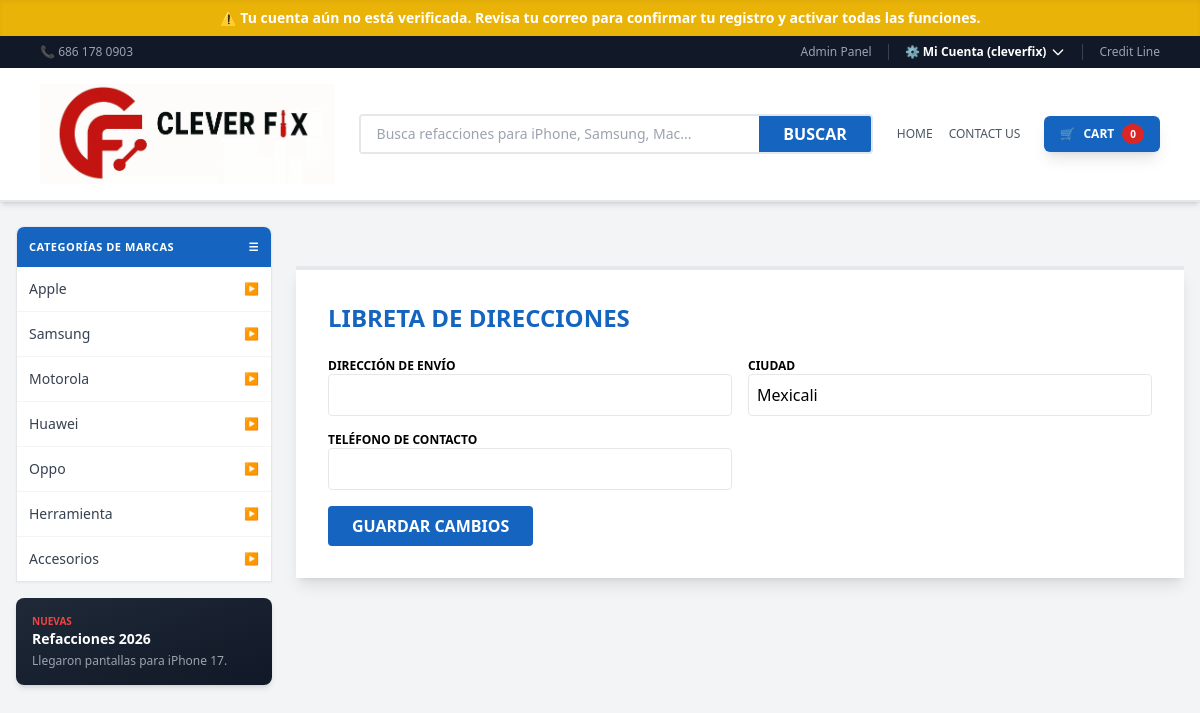
/account/address-book/ (signed in), run on the app's committed database.
### store/models.py (models this page shows, shortened)
class SiteSettings(models.Model):
    logo = models.ImageField(upload_to='logo/', verbose_name="Logo CleverFix")
    phone = models.CharField(max_length=20, default='686 178 0903', verbose_name="Teléfono")
    site_name = models.CharField(max_length=50, default='CleverFix')
    class Meta:
        verbose_name = "0. Configuración"
        verbose_name_plural = "0. Configuración"

class Category(models.Model):
    name = models.CharField(max_length=100, verbose_name="Marca Principal")
    slug = models.SlugField(unique=True)
    class Meta:
        verbose_name = "Categoría (Marca)"
        verbose_name_plural = "1. Categorías (Marcas)"

class CustomerProfile(models.Model):
    user = models.OneToOneField(User, on_delete=models.CASCADE, related_name='profile')
    first_name = models.CharField(max_length=100, verbose_name="Nombre(s)")
    last_name = models.CharField(max_length=100, verbose_name="Apellidos")
    address_1 = models.CharField(max_length=255, verbose_name="Dirección 1")
    address_2 = models.CharField(max_length=255, blank=True, verbose_name="Dirección 2 (Opcional)")
    city = models.CharField(max_length=100, default="Mexicali", verbose_name="Ciudad")
    state = models.CharField(max_length=100, default="Baja California", verbose_name="Estado")
    zip_code = models.CharField(max_length=10, verbose_name="Código Postal")
    telephone = models.CharField(max_length=15, verbose_name="Teléfono")
    is_verified = models.BooleanField(default=False, verbose_name="¿Verificado?")
    auth_token = models.CharField(max_length=100, blank=True, verbose_name="Token de Autenticación")
    class Meta:
        verbose_name = "Perfil de Cliente"
        verbose_name_plural = "Perfiles de Clientes"

### store/views.py (the view, shortened to what this page needs)
# urls.py: path('account/address-book/', views.address_book, name='address_book'),
@login_required
def address_book(request):
    profile, created = CustomerProfile.objects.get_or_create(user=request.user)
    return render(request, 'registration/address_book.html', {'profile': profile})

### store/context_processors.py (called while the page is built)
def global_context(request):
    try:
        settings = SiteSettings.objects.first()
    except:
        settings = None
    nav_categories = Category.objects.all().prefetch_related('types__models')
    cart = request.session.get('cart', {})
    total_items = sum(cart.values()) if cart else 0
    return {
        'site_settings': settings,
        'nav_brands': nav_categories,
        'cart_count': total_items,           # Usado en el header principal
        'global_cart_count': total_items,    # Alias para compatibilidad con otros fragmentos
    }

def cart_contents(request):
    cart = request.session.get('cart', {})
    total_items = sum(cart.values()) if cart else 0
    return {
        'global_cart_count': total_items
    }

### templates/registration/address_book.html (shortened to what this page needs)
{% extends 'base.html' %}
{% block content %}
<div class="max-w-4xl mx-auto mt-10 p-8 bg-white shadow-lg border-t-4 border-brand">
    <h2 class="text-2xl font-black text-brand mb-6">LIBRETA DE DIRECCIONES</h2>
    <form method="post" class="space-y-4">
        <div class="grid grid-cols-1 md:grid-cols-2 gap-4">
            <div>
                <label class="block text-xs font-bold uppercase">Dirección de Envío</label>
                <input type="text" name="address_1" value="{{ profile.address_1 }}" class="w-full border p-2 rounded">
            </div>
            <div>
                <label class="block text-xs font-bold uppercase">Ciudad</label>
                <input type="text" name="city" value="{{ profile.city }}" class="w-full border p-2 rounded">
            </div>
            <div>
                <label class="block text-xs font-bold uppercase">Teléfono de Contacto</label>
                <input type="text" name="telephone" value="{{ profile.telephone }}" class="w-full border p-2 rounded">
            </div>
        </div>
        <button type="submit" class="bg-brand text-white px-6 py-2 rounded font-bold mt-4">
            GUARDAR CAMBIOS
        </button>
    </form>
</div>
{% endblock %}

### templates/base.html (shortened to what this page needs)
<!DOCTYPE html>
<html lang="es">
<head>
    <script src="https://cdn.tailwindcss.com"></script>
</head>
<body class="bg-gray-100 font-sans">
    {% if user.is_authenticated and not user.profile.is_verified %}
    <div class="bg-yellow-500 text-white text-center py-2 px-4 text-sm font-bold shadow-inner">
        ⚠️ Tu cuenta aún no está verificada. Revisa tu correo para confirmar tu registro y activar todas las funciones.
    </div>
    {% endif %}
    <div class="bg-gray-900 text-gray-400 text-xs py-2 px-10 flex justify-between items-center">
        <span>📞 {{ site_settings.phone|default:"686 178 0903" }}</span>
        <div class="space-x-4 flex items-center">
            <a href="/admin" class="hover:text-white border-r border-gray-700 pr-4">Admin Panel</a>
            {% if user.is_authenticated %}
                <div class="group relative inline-block">
                    <button class="flex items-center space-x-1 text-white hover:text-blue-300 font-bold outline-none transition-colors">
                        <span>⚙️ Mi Cuenta ({{ user.username }})</span>
                        <svg class="w-4 h-4 transition-transform group-hover:rotate-180" fill="none" stroke="currentColor" viewBox="0 0 24 24">
                            <path stroke-linecap="round" stroke-linejoin="round" stroke-width="2" d="M19 9l-7 7-7-7"></path>
                        </svg>
                    </button>
                </div>
            {% else %}
                <a href="{% url 'login' %}" class="hover:text-white">Login</a>
                <a href="{% url 'register' %}" class="hover:text-white">Register</a>
            {% endif %}
            <a href="#" class="hover:text-white border-l border-gray-700 pl-4">Credit Line</a>
        </div>
    </div>
    <header id="main-header" class="bg-white border-b-2 border-brand py-4 px-10 flex items-center gap-6 shadow-md sticky top-0 z-50">
        <a href="/" class="shrink-0" id="logo-container">
            {% if site_settings.logo %}
                <img src="{{ site_settings.logo.url }}" alt="CleverFix" id="main-logo"
                     class="object-contain"
                     style="max-height: 100px; width: auto;">
            {% else %}
                <span class="text-2xl font-black text-brand tracking-tighter">CLEVER<span class="text-red-600">FIX</span></span>
            {% endif %}
        </a>
        <form action="{% url 'home' %}" method="GET" class="flex-1 flex border-2 border-brand rounded overflow-hidden focus-within:ring-2 ring-blue-200 transition-all">
            <input type="text" name="q" placeholder="Busca refacciones para iPhone, Samsung, Mac..." class="w-full px-4 py-2 outline-none text-sm" value="{{ request.GET.q|default:'' }}">
            <button type="submit" class="bg-brand hover:bg-brand-dark text-white px-6 font-bold transition-colors">
                BUSCAR
            </button>
        </form>
        <nav class="flex gap-6 items-center font-medium text-xs">
            <div class="hidden md:flex gap-4 text-gray-600">
                <a href="{% url 'home' %}" class="hover:text-brand">HOME</a>
                <a href="#" class="hover:text-brand">CONTACT US</a>
            </div>
            <a href="{% url 'cart' %}" class="bg-brand hover:bg-brand-dark text-white px-4 py-2 rounded-md flex items-center shadow-lg transition-all active:scale-95">
                <span class="mr-2">🛒</span>
                <span class="font-bold">CART</span>
                <span class="ml-2 bg-red-600 text-white text-[10px] font-bold px-2 py-0.5 rounded-full">{{ cart_count|default:"0" }}</span>
            </a>
        </nav>
    </header>
    <div class="flex max-w-7xl mx-auto mt-6 gap-6 px-4 pb-20">
        <aside class="w-64 shrink-0 relative">
            <div class="bg-white rounded-t-lg shadow-sm border border-gray-200 overflow-hidden">
                <div class="bg-brand text-white p-3 font-bold uppercase text-[11px] tracking-wider flex items-center justify-between">
                    Categorías de Marcas
                    <span>☰</span>
                </div>
                <div class="flex flex-col">
                    {% for cat in nav_brands %}
                    <div class="group border-b last:border-0 border-gray-100">
                        <a href="{% url 'category_filter' cat.slug %}"
                           class="w-full text-left p-3 hover:bg-blue-50 flex justify-between items-center text-sm font-medium text-gray-700 hover:text-brand transition-colors">
                            {{ cat.name }}
                            <span class="text-gray-300 text-xs">▶</span>
                        </a>
                    </div>
                    {% empty %}
                    <p class="p-4 text-xs text-gray-400 text-center">No hay categorías cargadas.</p>
                    {% endfor %}
                </div>
            </div>
            <div class="mt-4 bg-gradient-to-br from-gray-800 to-gray-900 rounded-lg p-4 text-white shadow-md">
                <p class="text-[10px] text-red-500 font-bold uppercase">Nuevas</p>
                <h4 class="font-bold text-sm">Refacciones 2026</h4>
                <p class="text-xs text-gray-400 mt-1">Llegaron pantallas para iPhone 17.</p>
            </div>
        </aside>
        <main class="flex-1">
            {% block content %}{% endblock %}
        </main>
    </div>
</body>
</html>

### templates/base.html (style rules this page uses)
.bg-brand { background-color: #1565c0; }
.text-brand { color: #1565c0; }
#main-header, #main-logo { transition: all 0.3s ease-in-out; }

### data on the page
SiteSettings: phone "686 178 0903", logo (picture)
Category: name "Apple"
Category: name "Samsung"
Category: name "Motorola"
Category: name "Huawei"
Category: name "Oppo"
Category: name "Herramienta"
Category: name "Accesorios"
CustomerProfile: city "Mexicali"

### other printed values
{{ user.username }} "cleverfix"
{{ cart_count|default:"0" }} "0"
